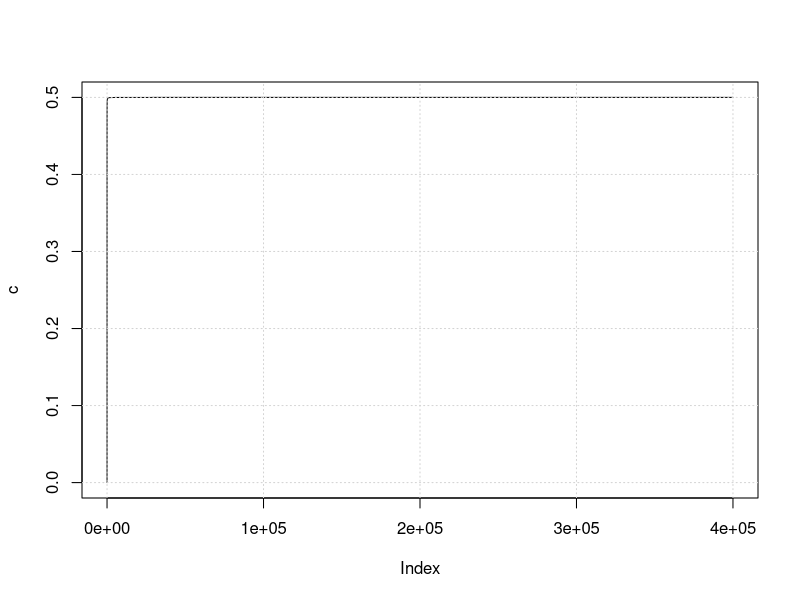
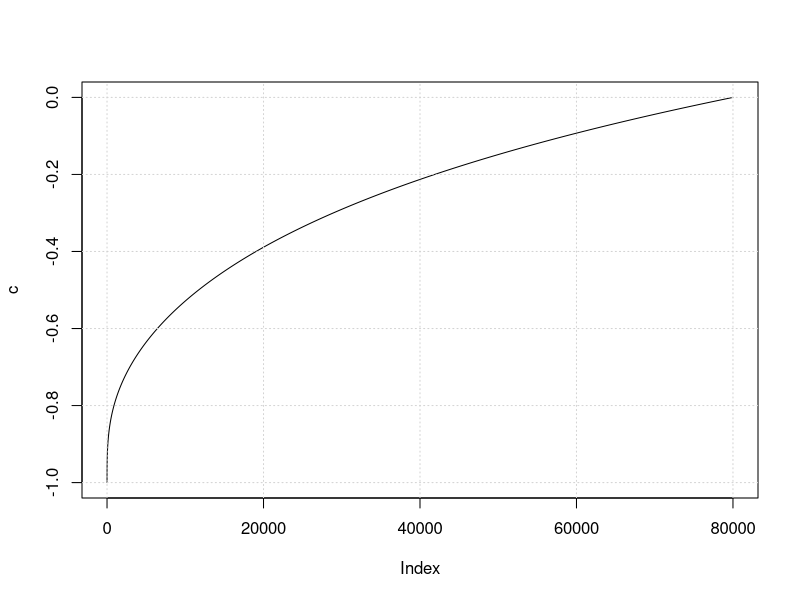
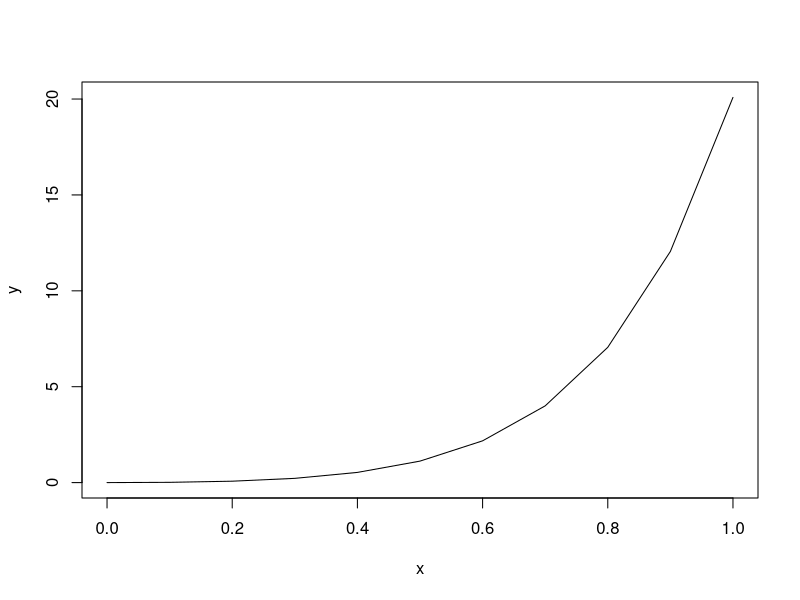

Here is the R script that generated these plots, in order: (Note: this script raises an error after producing the figures.)
#Ранг матрицы - значение а = 2
r1 <- c(1,1,1,1,0)
r2 <- c(1,2,1,1,0)
r3 <- c(1,1,3,1,0)
r4 <- c(1,1,1,4,0)
r5 <- c(1,2,3,4,0)

R <- as.matrix(rbind(r1,r2,r3,r4,r5))
y <-qr(R)
y$rank

for(a in seq(0,3,0.01)) {
  a1 <- c( (a - 1),   (a - 1),   (a*(a - 1)) )
  a2 <- c( (2*a - 3), (3*a - 5), (a^2 - 2) )
  a3 <- c((-1),       (a - 3),   (4*a - 5) )
  A <- as.matrix(rbind(a1, a2, a3))
  y <- qr(A)
  if (y$rank == 2) {
    print(paste(a,">",y$rank))
  }
}

#Собственный вектор (6, -3, 6) - Собственное значение 9
v1 <- c( 6, -2,  2)
v2 <- c(-2,  5,  0)
v3 <- c( 2,  0,  7)
V <- as.matrix(rbind(v1,v2,v3))

s <- eigen(V)
s
#Предел последовательности - 0.5
#http://kontromat.ru/?page_id=1346
options(digits = 15)
c <- numeric(0)

c <- sapply(1:400000, function(i) {
  return(as.double((0 + i - 1) * i / 2) / i^2)
})

plot(c, type="l")
grid()
tail(c)

#Предел функции - возможно 0 (скорее всего так и есть)
c <- numeric(0)


c <- sapply(seq(0,-7.9999,-0.0001), function(x) {
  return((sqrt(1 - x) - 3) / (2 + (x^2) ^ (1/6)))
})

plot(c, type="l")
grid()
tail(c)
c

#Интеграл -  скорее всего 3.64547
options(digits = 6)
x <- seq(0,1,0.1)
y <- x^2 * exp(3*x)
integrand <- function(x) {x^2 * exp(3*x)}
plot(x,y, type="l")
integrate(integrand, lower = 0, upper = 1)

(vec <- c(3,4,5))
allPerms(vec) 
factorial(3)

#Подстановки
#http://mmtb.uginfo.sfedu.ru/algebra/topic3/02/02.html
#http://mathhelpplanet.com/viewtopic.php?f=32&t=29598


#Солдатики - 17640
library(gtools)
perm <- permutations(3,13,c("red","blue","green"), set=TRUE, repeats.allowed = TRUE)
ix <- sapply(1:nrow(perm), function(i) {
  r <- length(which(perm[i,] == "red"))
  b <- length(which(perm[i,] == "blue"))
  g <- length(which(perm[i,] == "green"))
  if (r == 6 & b == 3 & g == 4) return(i)
})

ix <- unlist(ix)

all_perm <- perm[ix,]
ix_if <- sapply(1:nrow(all_perm), function(i){
  if (min(diff(which(all_perm[i,]=="green"))) > 1) return(i)
})
ix_if <- unlist(ix_if)
result <- all_perm[ix_if,]


#Синие дубы - 0.1625
#пассажирские  0,75	0,2	0,15
#грузовые	0,25	0,05	0,0125
